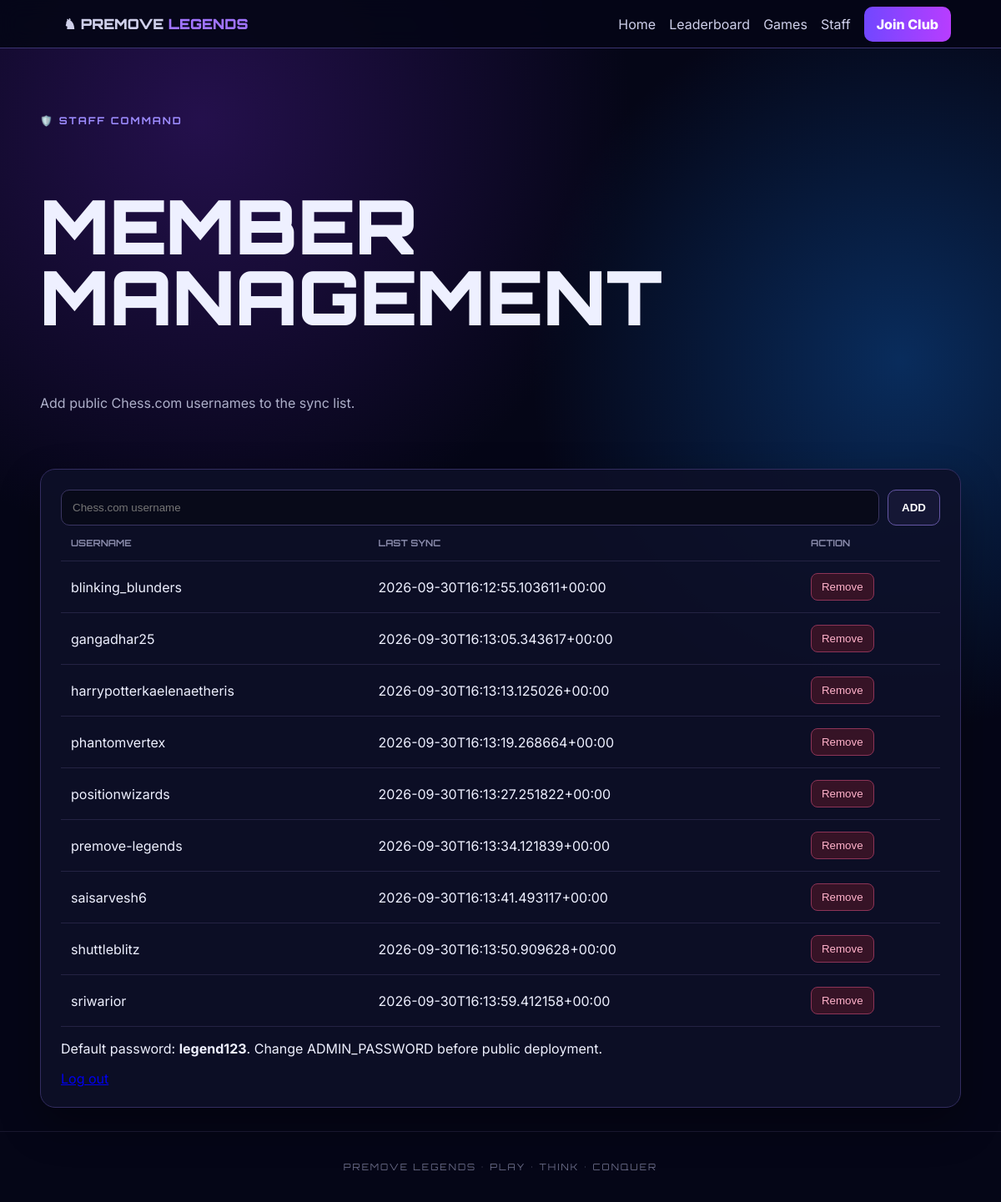
/admin (signed in), run on the app's committed database.
### tables this page shows
CREATE TABLE players(username TEXT PRIMARY KEY,rating INTEGER DEFAULT 0,rapid INTEGER DEFAULT 0,blitz INTEGER DEFAULT 0,bullet INTEGER DEFAULT 0,games INTEGER DEFAULT 0,galactic_points INTEGER DEFAULT 0,last_sync TEXT);

### app.py (the view)
@APP.route('/admin',methods=['GET','POST'])
def admin():
 if request.method=='POST':
  if request.form.get('password')==ADMIN_PASSWORD:session['admin']=True;return redirect(url_for('admin'))
  return render_template('admin_login.html',club_url=CLUB_URL,tournament_url=TOURNAMENT_URL,error='Wrong password.')
 if not session.get('admin'):return render_template('admin_login.html',club_url=CLUB_URL,tournament_url=TOURNAMENT_URL)
 c=db();p=[dict(x) for x in c.execute('SELECT * FROM players ORDER BY username')];c.close();return render_template('admin.html',players=p,club_url=CLUB_URL,tournament_url=TOURNAMENT_URL)

### app.py (called while the page is built)
def db():
 c=sqlite3.connect(DB); c.row_factory=sqlite3.Row; return c

### templates/admin.html
{% extends 'base.html' %}{% block content %}<section class="pagehead"><small>🛡️ STAFF COMMAND</small><h1>MEMBER MANAGEMENT</h1><p>Add public Chess.com usernames to the sync list.</p></section><section class="panel"><form method="post" action="/admin/add" class="add"><input class="search" name="username" placeholder="Chess.com username"><button class="btn primary">ADD</button></form><div class="table"><table><thead><tr><th>USERNAME</th><th>LAST SYNC</th><th>ACTION</th></tr></thead><tbody>{% for p in players %}<tr><td>{{p.username}}</td><td>{{p.last_sync or 'Never'}}</td><td><form method="post" action="/admin/remove"><input type="hidden" name="username" value="{{p.username}}"><button class="danger">Remove</button></form></td></tr>{% endfor %}</tbody></table></div><p>Default password: <b>legend123</b>. Change ADMIN_PASSWORD before public deployment.</p><a href="/logout">Log out</a></section>{% endblock %}

### static/style.css (style rules this page uses)
* { box-sizing:border-box }
body { margin:0;color:#eef0ff;background:#050617;background-image:radial-gradient(circle at 20% 10%,#24104c 0,transparent 32%),radial-gradient(circle at 90% 30%,#092c5c 0,transparent 30%);font-family:Inter,Arial;min-height:100vh }
.join,.primary { background:linear-gradient(90deg,#7147ff,#b83dff);padding:11px 15px;border-radius:10px;color:white!important;font-weight:800 }
.hero small,.pagehead small { color:#9d8cff;font:700 12px Orbitron;letter-spacing:2px }
.hero h1,.pagehead h1 { font:900 clamp(45px,8vw,90px)/.95 Orbitron }
.btn { border:1px solid #6557a5;background:#151735;color:#fff;padding:12px 16px;border-radius:10px;font-weight:700;cursor:pointer }
.cards>div,.panel,.invite { background:#0d1028dd;border:1px solid #332d60;border-radius:18px;box-shadow:0 20px 50px #0005 }
.panel { padding:24px;margin:28px 0 }
.search { width:100%;background:#080a19;border:1px solid #3a3561;color:#fff;border-radius:10px;padding:13px;margin:10px 0 16px }
.table { overflow:auto }
table { width:100%;border-collapse:collapse;min-width:760px }
th,td { text-align:left;padding:14px 12px;border-bottom:1px solid #242343 }
th { font:700 11px Orbitron;color:#8889a9 }
.pagehead { padding:75px 0 25px }
.pagehead p { color:#aeb0ca }
.add { display:flex;gap:10px }
.add .search { margin:0 }
.danger { background:#361326;border:1px solid #8d3457;color:#ffb2ca;padding:8px 12px;border-radius:8px }

### data on the page
players: username "blinking_blunders", last_sync "2026-09-30T16:12:55.103611+00:00"
players: username "gangadhar25", last_sync "2026-09-30T16:13:05.343617+00:00"
players: username "harrypotterkaelenaetheris", last_sync "2026-09-30T16:13:13.125026+00:00"
players: username "phantomvertex", last_sync "2026-09-30T16:13:19.268664+00:00"
players: username "positionwizards", last_sync "2026-09-30T16:13:27.251822+00:00"
players: username "premove-legends", last_sync "2026-09-30T16:13:34.121839+00:00"
players: username "saisarvesh6", last_sync "2026-09-30T16:13:41.493117+00:00"
players: username "shuttleblitz", last_sync "2026-09-30T16:13:50.909628+00:00"
players: username "sriwarior", last_sync "2026-09-30T16:13:59.412158+00:00"
